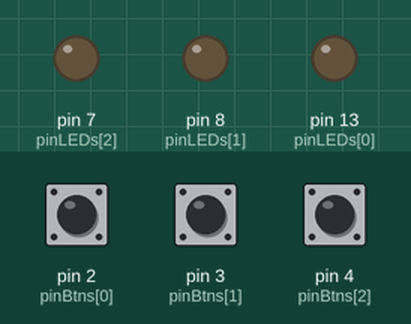
Recording of a sketch running on a simulated Arduino Uno, built with avr-gcc and run on an emulated ATmega328P. Parts: output pins drawn as LEDs (lit = HIGH). The inputs (shaded band) are chosen by the test bench; at power-on: pin 2 (pinBtns[0]) HIGH, pin 3 (pinBtns[1]) HIGH, pin 4 (pinBtns[2]) HIGH.

Above: at 1.2 s.
1.3 s: pin 2 (pinBtns[0]) pulled LOW for 0.15 s
At 1.37 s:
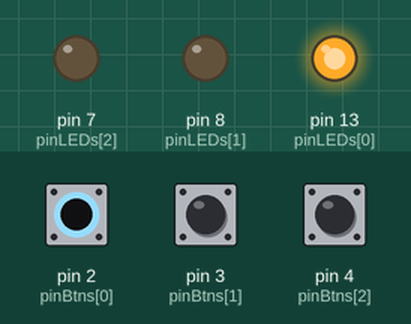
2.9 s: pin 3 (pinBtns[1]) pulled LOW for 0.15 s
At 2.97 s:
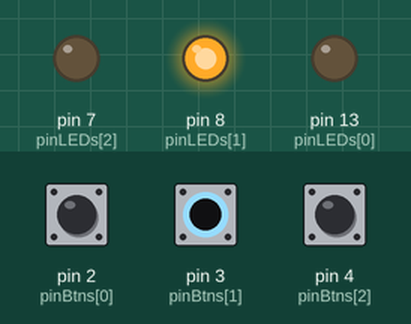
4.5 s: pin 4 (pinBtns[2]) pulled LOW for 0.15 s
At 4.57 s:
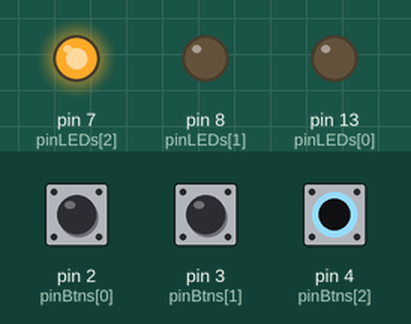
6.1 s: pin 4 (pinBtns[2]) pulled LOW for 3.2 s
At 10.0 s:
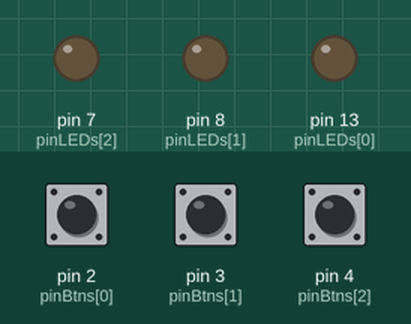
10.8 s: pin 2 (pinBtns[0]) pulled LOW for 3.2 s
At 11.1 s:
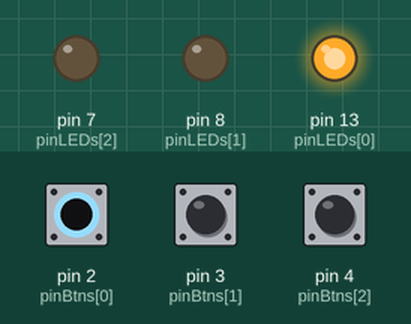
15.5 s: pin 2 (pinBtns[0]) driven LOW and pin 3 (pinBtns[1]) driven LOW
At 15.9 s:
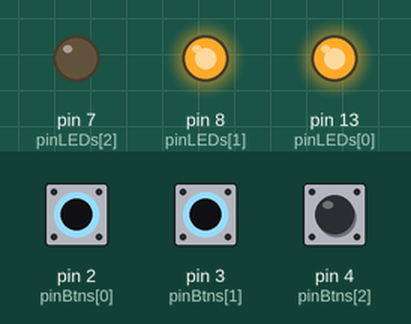
Timing chart, 0 to 18.0 s (numbered marks = the images above; inputs shaded):
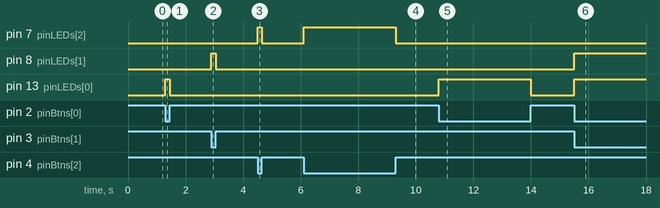

The sketch:

sketch_sep15a.ino
```cpp
const int pinLEDs[3]={13,8,7};
const int pinBtns[3]={2,3,4};

void setup(){
  for(int i=0; i<3; i++){
    pinMode(pinLEDs[i], OUTPUT);
    pinMode(pinBtns[i], INPUT_PULLUP);
  }
}
void loop(){
  for(int i=0; i<3; i++){
    if(!digitalRead(pinBtns[i])==HIGH)
      digitalWrite(pinLEDs[i],HIGH);
    else
      digitalWrite(pinLEDs[i], LOW);
  }
}
```

Measured:
- after the input at 1.3 s, pin 13 (pinLEDs[0]): LOW → HIGH at once, → LOW 0.15 s later
- after the input at 2.9 s, pin 8 (pinLEDs[1]): LOW → HIGH at once, → LOW 0.15 s later
- after the input at 4.5 s, pin 7 (pinLEDs[2]): LOW → HIGH at once, → LOW 0.15 s later
- after the input at 6.1 s, pin 7 (pinLEDs[2]): LOW → HIGH at once, → LOW 3.2 s later
- after the input at 10.8 s, pin 13 (pinLEDs[0]): LOW → HIGH at once, → LOW 3.2 s later
- after the input at 15.5 s, pin 8 (pinLEDs[1]), pin 13 (pinLEDs[0]): LOW → HIGH at once
